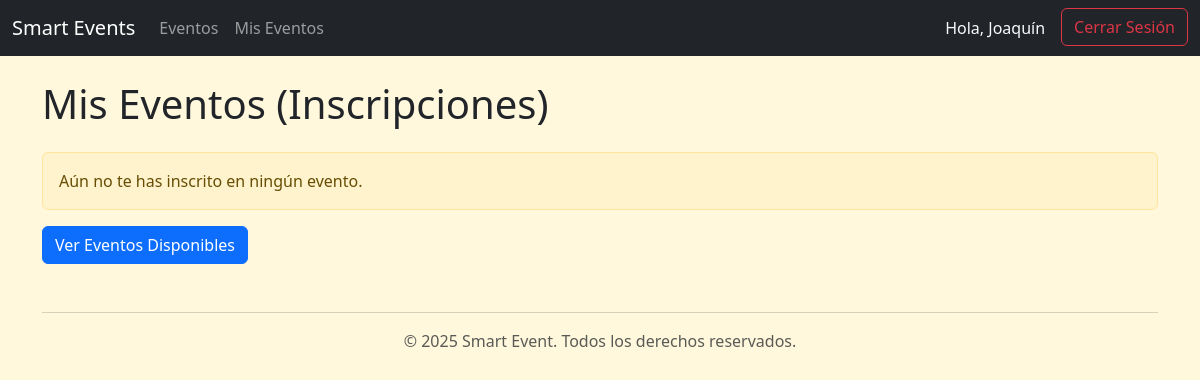
Page /my-events/ (signed in) on the earlier database version.
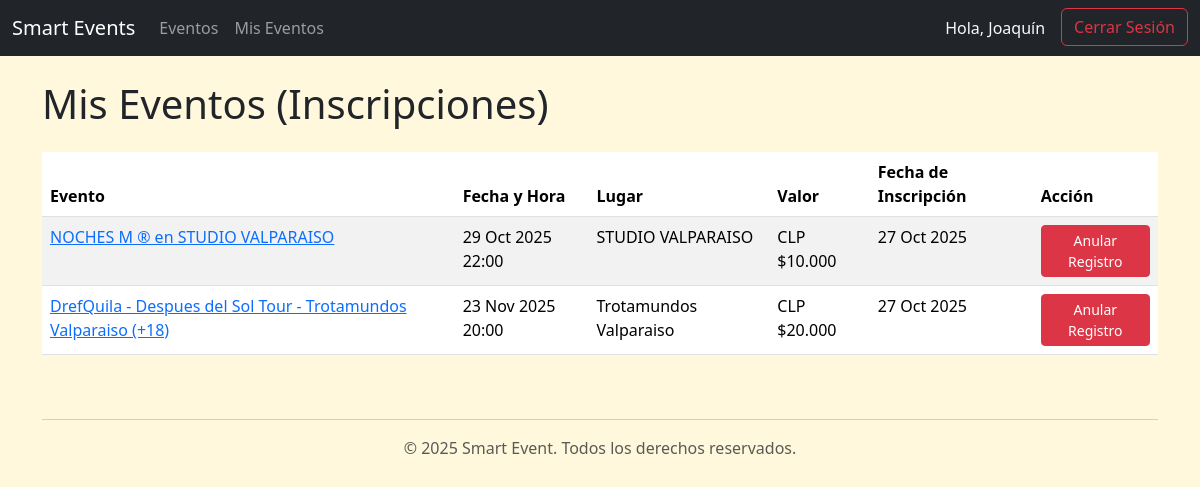
Same page on the later database version.
### core/models.py (models this page shows, shortened)
class Registro(models.Model):
    usuario = models.ForeignKey(Usuario, on_delete=models.CASCADE, verbose_name="Usuario")
    evento = models.ForeignKey(Evento, on_delete=models.CASCADE, verbose_name="Evento")
    fecha_registro = models.DateTimeField(auto_now_add=True, verbose_name="Fecha de registro")
    class Meta:
        verbose_name = "Registro"
        verbose_name_plural = "Registros"
        unique_together = ('usuario', 'evento')

class Evento(models.Model):
    titulo = models.CharField(max_length=200, verbose_name="Título")
    tiempo = models.DateTimeField(verbose_name="Fecha y hora")
    lugar = models.CharField(max_length=200, verbose_name="Lugar")
    imagen = models.ImageField(upload_to='event_images/', null=True, blank=True, verbose_name="Imagen")
    valor = models.DecimalField(max_digits=10, decimal_places=2, default=0, verbose_name="Valor")
    plazas_totales = models.IntegerField(validators=[MinValueValidator(0)], default=0, verbose_name="Número de plazas")
    plazas_disponibles = models.IntegerField(validators=[MinValueValidator(0)], default=0, verbose_name="Plazas disponibles")
    asistentes = models.ManyToManyField(Usuario, through='Registro', related_name='eventos_asistidos')
    def get_valor_clp(self):
        if self.valor == 0:
            return "Gratuito"
        valor_int = int(self.valor)
        formato_us = f'{valor_int:,}'
        formato_clp = formato_us.replace(',', '.')
        return f'CLP ${formato_clp}'
    class Meta:
        verbose_name = "Evento"
        verbose_name_plural = "Eventos"
        ordering = ['tiempo']

### core/views.py (the view)
# urls.py: path('my-events/', views.MyEventsListView.as_view(), name='my_events'),
class MyEventsListView(LoginRequiredMixin, ListView):
    model = Registro
    template_name = 'evento/my_events.html'
    context_object_name = 'registrations'
    def get_queryset(self):
        return Registro.objects.filter(usuario=self.request.user).select_related('evento')

### core/templates/evento/my_events.html (shortened to what this page needs)
{% extends "base.html" %}
{% block content %}
<h1 class="mb-4">Mis Eventos (Inscripciones)</h1>
{% if registrations %}
<div class="table-responsive">
    <table class="table table-striped table-hover">
        <thead>
            <tr>
                <th>Evento</th>
                <th>Fecha y Hora</th>
                <th>Lugar</th>
                <th>Valor</th>
                <th>Fecha de Inscripción</th>
                <th>Acción</th>
            </tr>
        </thead>
        <tbody>
            {% for registration in registrations %}
            <tr>
                <td><a href="{% url 'event_detail' registration.evento.pk %}">{{ registration.evento.titulo }}</a></td>
                <td>{{ registration.evento.tiempo|date:"d M Y H:i" }}</td>
                <td>{{ registration.evento.lugar }}</td>
                <td>{{ registration.evento.get_valor_clp }}</td>
                <td>{{ registration.fecha_registro|date:"d M Y" }}</td>
                <td>
                    <a href="{% url 'unregister_event' registration.pk %}" class="btn btn-danger btn-sm" onclick="return confirm('¿Estás seguro de que quieres anular tu registro para este evento?');">Anular Registro</a>
                </td>
            </tr>
            {% endfor %}
        </tbody>
    </table>
</div>
{% else %}
<p class="alert alert-warning">Aún no te has inscrito en ningún evento.</p>
<a href="{% url 'event_list' %}" class="btn btn-primary">Ver Eventos Disponibles</a>
{% endif %}
{% endblock content %}

Differences in the rows shown:
added Registro: evento.titulo "NOCHES M ® en STUDIO VALPARAISO", evento.tiempo "29 Oct 2025 22:00", evento.lugar "STUDIO VALPARAISO", evento.get_valor_clp "CLP $10.000", fecha_registro "27 Oct 2025"
added Registro: evento.titulo "DrefQuila - Despues del Sol Tour - Trotamundos Valparaiso (+18)", evento.tiempo "23 Nov 2025 20:00", evento.lugar "Trotamundos Valparaiso", evento.get_valor_clp "CLP $20.000", fecha_registro "27 Oct 2025"
Other differences:
text no longer shown: "Aún no te has inscrito en ningún evento. Ver Eventos Disponibles"
text now shown: "Evento Fecha y Hora Lugar Valor Fecha de Inscripción Acción"
